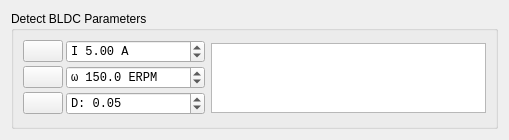
<?xml version="1.0" encoding="UTF-8"?>
<ui version="4.0">
 <class>DetectBldc</class>
 <widget class="QWidget" name="DetectBldc">
  <property name="geometry">
   <rect>
    <x>0</x>
    <y>0</y>
    <width>509</width>
    <height>140</height>
   </rect>
  </property>
  <property name="windowTitle">
   <string>Form</string>
  </property>
  <layout class="QVBoxLayout" name="verticalLayout">
   <item>
    <widget class="QGroupBox" name="groupBox">
     <property name="title">
      <string>Detect BLDC Parameters</string>
     </property>
     <layout class="QHBoxLayout" name="horizontalLayout">
      <item>
       <layout class="QGridLayout" name="gridLayout">
        <property name="spacing">
         <number>3</number>
        </property>
        <item row="2" column="1">
         <widget class="QDoubleSpinBox" name="dutyBox">
          <property name="font">
           <font>
            <family>Monospace</family>
           </font>
          </property>
          <property name="toolTip">
           <string>Duty cycle to measure BEMF coupling at</string>
          </property>
          <property name="prefix">
           <string>D: </string>
          </property>
          <property name="suffix">
           <string/>
          </property>
          <property name="maximum">
           <double>1.000000000000000</double>
          </property>
          <property name="singleStep">
           <double>0.010000000000000</double>
          </property>
          <property name="value">
           <double>0.050000000000000</double>
          </property>
         </widget>
        </item>
        <item row="0" column="1">
         <widget class="QDoubleSpinBox" name="currentBox">
          <property name="font">
           <font>
            <family>Monospace</family>
           </font>
          </property>
          <property name="toolTip">
           <string>Current to use for spinning up the motor</string>
          </property>
          <property name="prefix">
           <string>I </string>
          </property>
          <property name="suffix">
           <string> A</string>
          </property>
          <property name="maximum">
           <double>100.000000000000000</double>
          </property>
          <property name="value">
           <double>5.000000000000000</double>
          </property>
         </widget>
        </item>
        <item row="2" column="0">
         <widget class="QPushButton" name="applyButton">
          <property name="toolTip">
           <string>Apply detection results</string>
          </property>
          <property name="text">
           <string/>
          </property>
          <property name="icon">
           <iconset resource="../res.qrc">
            <normaloff>:/res/icons/apply.png</normaloff>:/res/icons/apply.png</iconset>
          </property>
          <property name="iconSize">
           <size>
            <width>45</width>
            <height>16</height>
           </size>
          </property>
         </widget>
        </item>
        <item row="1" column="1">
         <widget class="QDoubleSpinBox" name="erpmBox">
          <property name="font">
           <font>
            <family>Monospace</family>
           </font>
          </property>
          <property name="toolTip">
           <string>Min ERPM setting for delay commutation mode to use</string>
          </property>
          <property name="prefix">
           <string>ω </string>
          </property>
          <property name="suffix">
           <string> ERPM</string>
          </property>
          <property name="decimals">
           <number>1</number>
          </property>
          <property name="maximum">
           <double>100000.000000000000000</double>
          </property>
          <property name="value">
           <double>150.000000000000000</double>
          </property>
         </widget>
        </item>
        <item row="0" column="0">
         <widget class="QPushButton" name="helpButton">
          <property name="toolTip">
           <string>Show help</string>
          </property>
          <property name="text">
           <string/>
          </property>
          <property name="icon">
           <iconset resource="../res.qrc">
            <normaloff>:/res/icons/Help-96.png</normaloff>:/res/icons/Help-96.png</iconset>
          </property>
         </widget>
        </item>
        <item row="1" column="0">
         <widget class="QPushButton" name="runButton">
          <property name="toolTip">
           <string>Start detection</string>
          </property>
          <property name="text">
           <string/>
          </property>
          <property name="icon">
           <iconset resource="../res.qrc">
            <normaloff>:/res/icons/Circled Play-96.png</normaloff>:/res/icons/Circled Play-96.png</iconset>
          </property>
         </widget>
        </item>
       </layout>
      </item>
      <item>
       <widget class="QTextBrowser" name="resultBrowser">
        <property name="maximumSize">
         <size>
          <width>16777215</width>
          <height>70</height>
         </size>
        </property>
       </widget>
      </item>
     </layout>
    </widget>
   </item>
  </layout>
 </widget>
 <resources>
  <include location="../res.qrc"/>
 </resources>
 <connections/>
</ui>
